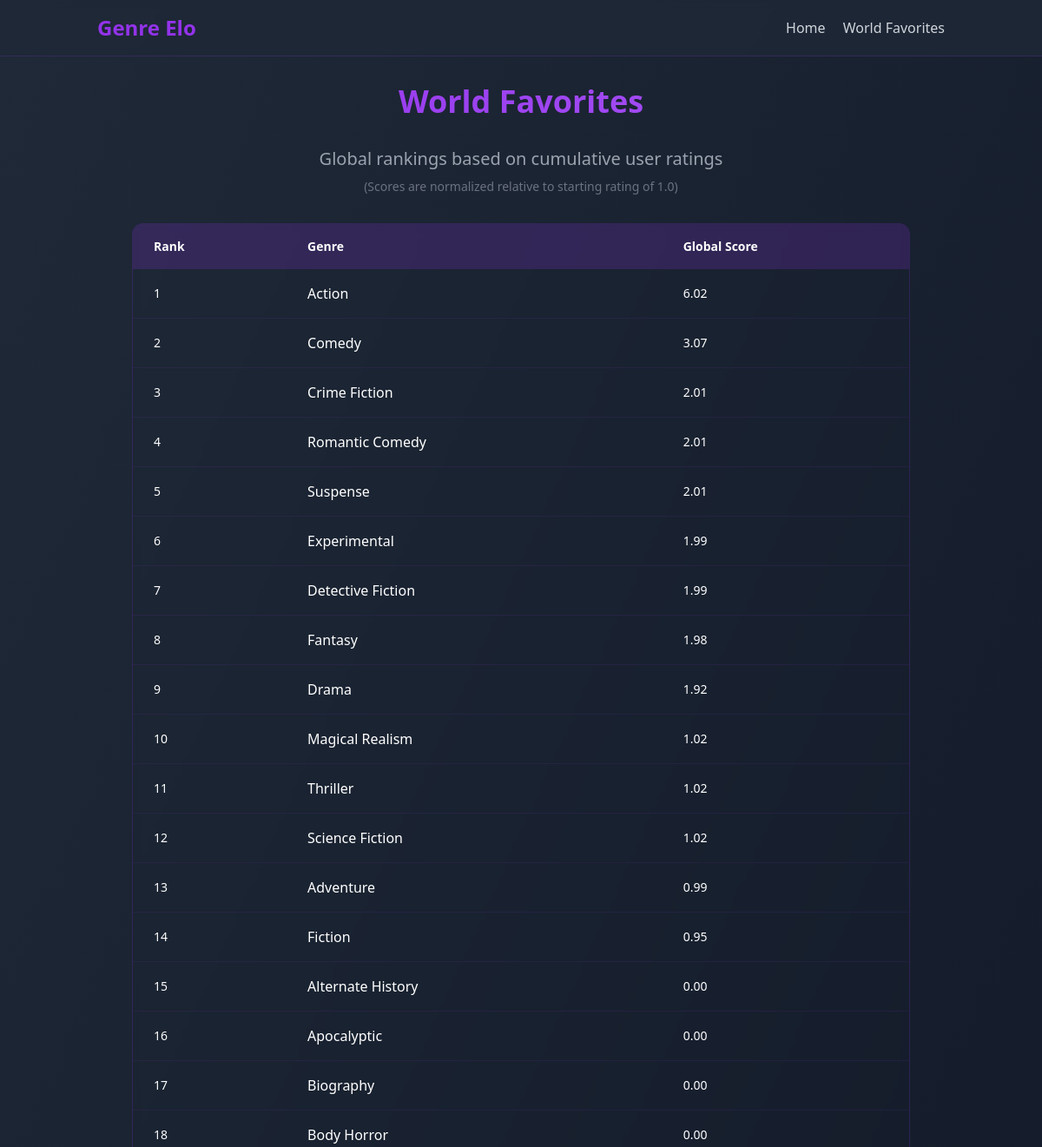
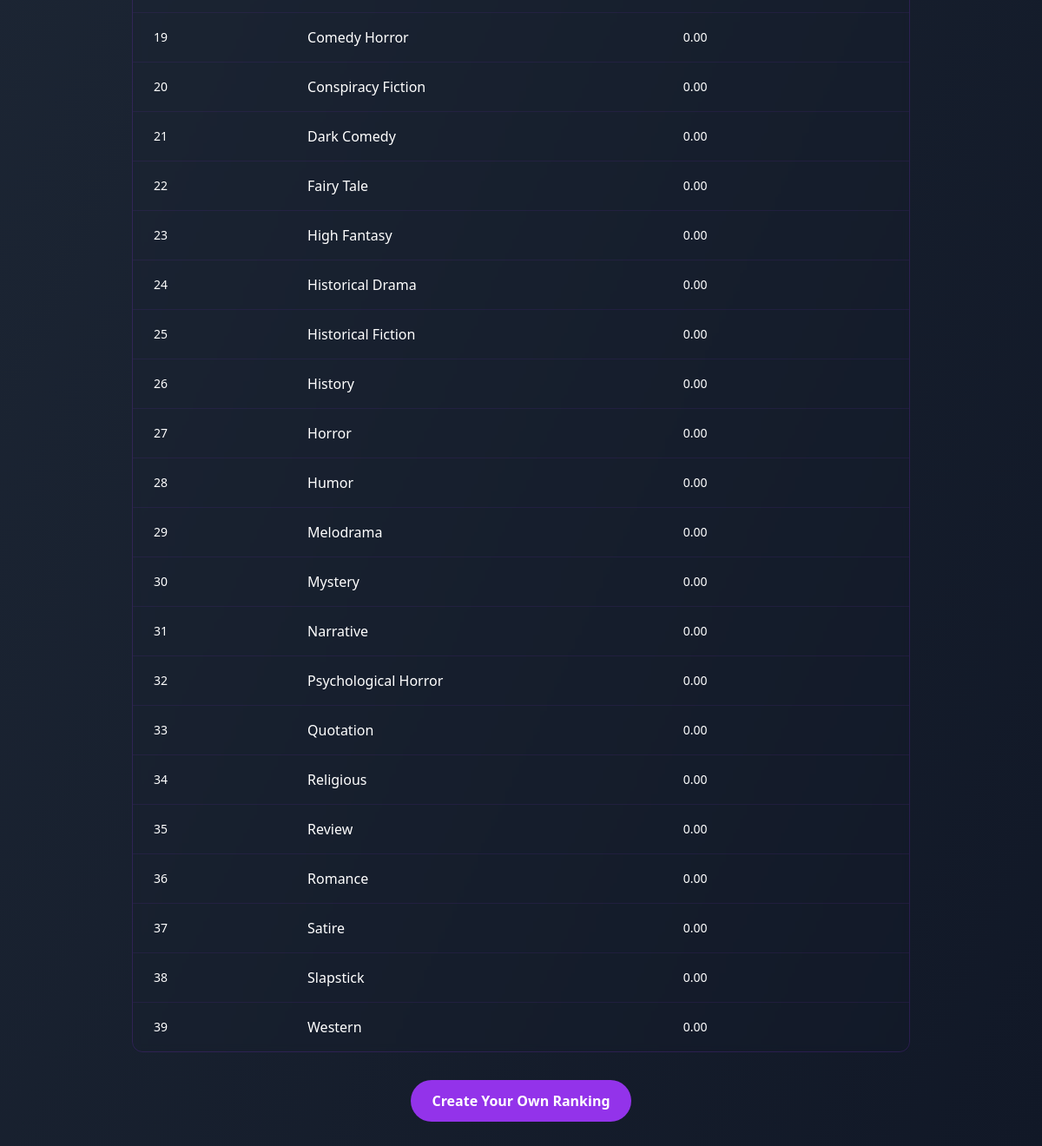
The page /world-favorites on the database its author committed (2 pictures, top to bottom).
### models/models.py (models this page shows, shortened)
class Genre(db.Model):
    id = db.Column(db.Integer, primary_key=True)
    name = db.Column(db.String(100), unique=True, nullable=False)
    score = db.Column(db.Float, default=1500)  # Default Elo rating

### main.py (the view)
@app.route('/world-favorites')
def world_favorites():
    genres = Genre.query.all()
    genre_scores = {genre.name: genre.score for genre in genres}
    for genre_name in GENRES_LIST:
        if genre_name not in genre_scores:
            genre_scores[genre_name] = 0
    rankings = [(name, score / 1500) for name, score in genre_scores.items()]
    rankings.sort(key=lambda x: x[1], reverse=True)
    return render_template('world_favorites.html', rankings=rankings)

### templates/world_favorites.html (shortened to what this page needs)
{% extends "base.html" %}
{% block content %}
<div class="max-w-4xl mx-auto">
    <h1 class="text-4xl font-bold text-center mb-8 bg-gradient-to-r from-primary to-accent bg-clip-text text-transparent">
    </h1>
    <div class="text-center mb-8">
        <p class="text-xl text-gray-400">
            Global rankings based on cumulative user ratings
        </p>
        <p class="text-sm text-gray-500 mt-2">
            (Scores are normalized relative to starting rating of 1.0)
        </p>
    </div>
    <div class="overflow-hidden rounded-xl border border-primary/20 backdrop-blur-sm">
        <table class="min-w-full">
            <thead>
                <tr class="bg-primary/20">
                    <th class="px-6 py-4 text-left text-sm font-semibold">Rank</th>
                    <th class="px-6 py-4 text-left text-sm font-semibold">Genre</th>
                    <th class="px-6 py-4 text-left text-sm font-semibold">Global Score</th>
                </tr>
            </thead>
            <tbody class="divide-y divide-primary/10">
                {% for genre, rating in rankings %}
                <tr class="hover:bg-primary/10 transition-colors">
                    <td class="px-6 py-4 text-sm">{{ loop.index }}</td>
                    <td class="px-6 py-4">
                        <span class="font-medium">{{ genre }}</span>
                    </td>
                    <td class="px-6 py-4 text-sm">
                        {{ "%.2f"|format(rating) }}
                    </td>
                </tr>
                {% endfor %}
            </tbody>
        </table>
    </div>
    <div class="mt-8 text-center">
        <a href="/select-genres"
           class="inline-block px-6 py-3 bg-primary hover:bg-accent transition-colors rounded-full font-bold">
            Create Your Own Ranking
        </a>
    </div>
</div>
{% endblock %}

### templates/base.html (shortened to what this page needs)
<!DOCTYPE html>
<html lang="en">
<head>
    <script src="https://cdn.tailwindcss.com"></script>
</head>
<body class="min-h-screen bg-gradient-to-br from-secondary to-gray-900 text-white">
    <nav class="bg-secondary/80 backdrop-blur-sm border-b border-primary/20">
        <div class="container mx-auto px-6 py-4">
            <div class="flex items-center justify-between">
                <a href="/" class="text-2xl font-bold text-primary">Genre Elo</a>
                <div class="space-x-4">
                    <a href="/" class="text-gray-300 hover:text-primary transition-colors">Home</a>
                    <a href="/world-favorites" class="text-gray-300 hover:text-primary transition-colors">World Favorites</a>
                </div>
            </div>
        </div>
    </nav>
    <main class="container mx-auto px-6 py-8">
        {% block content %}{% endblock %}
    </main>
</body>
</html>

### rows shown on the page
Genre: name "Action", rating "6.02"
Genre: name "Comedy", rating "3.07"
Genre: name "Crime Fiction", rating "2.01"
Genre: name "Romantic Comedy", rating "2.01"
Genre: name "Suspense", rating "2.01"
Genre: name "Experimental", rating "1.99"
Genre: name "Detective Fiction", rating "1.99"
Genre: name "Fantasy", rating "1.98"
Genre: name "Drama", rating "1.92"
Genre: name "Magical Realism", rating "1.02"
Genre: name "Thriller", rating "1.02"
Genre: name "Science Fiction", rating "1.02"
Genre: name "Adventure", rating "0.99"
Genre: name "Fiction", rating "0.95"
Genre: name "Alternate History", score "0.00"
Genre: name "Apocalyptic", score "0.00"
Genre: name "Biography", score "0.00"
Genre: name "Body Horror", score "0.00"
Genre: name "Comedy Horror", score "0.00"
Genre: name "Conspiracy Fiction", score "0.00"
Genre: name "Dark Comedy", score "0.00"
Genre: name "Fairy Tale", score "0.00"
Genre: name "High Fantasy", score "0.00"
Genre: name "Historical Drama", score "0.00"
Genre: name "Historical Fiction", score "0.00"
Genre: name "History", score "0.00"
Genre: name "Horror", score "0.00"
Genre: name "Humor", score "0.00"
Genre: name "Melodrama", score "0.00"
Genre: name "Mystery", score "0.00"
Genre: name "Narrative", score "0.00"
Genre: name "Psychological Horror", score "0.00"
Genre: name "Quotation", score "0.00"
Genre: name "Religious", score "0.00"
Genre: name "Review", score "0.00"
Genre: name "Romance", score "0.00"
Genre: name "Satire", score "0.00"
Genre: name "Slapstick", score "0.00"
Genre: name "Western", score "0.00"
